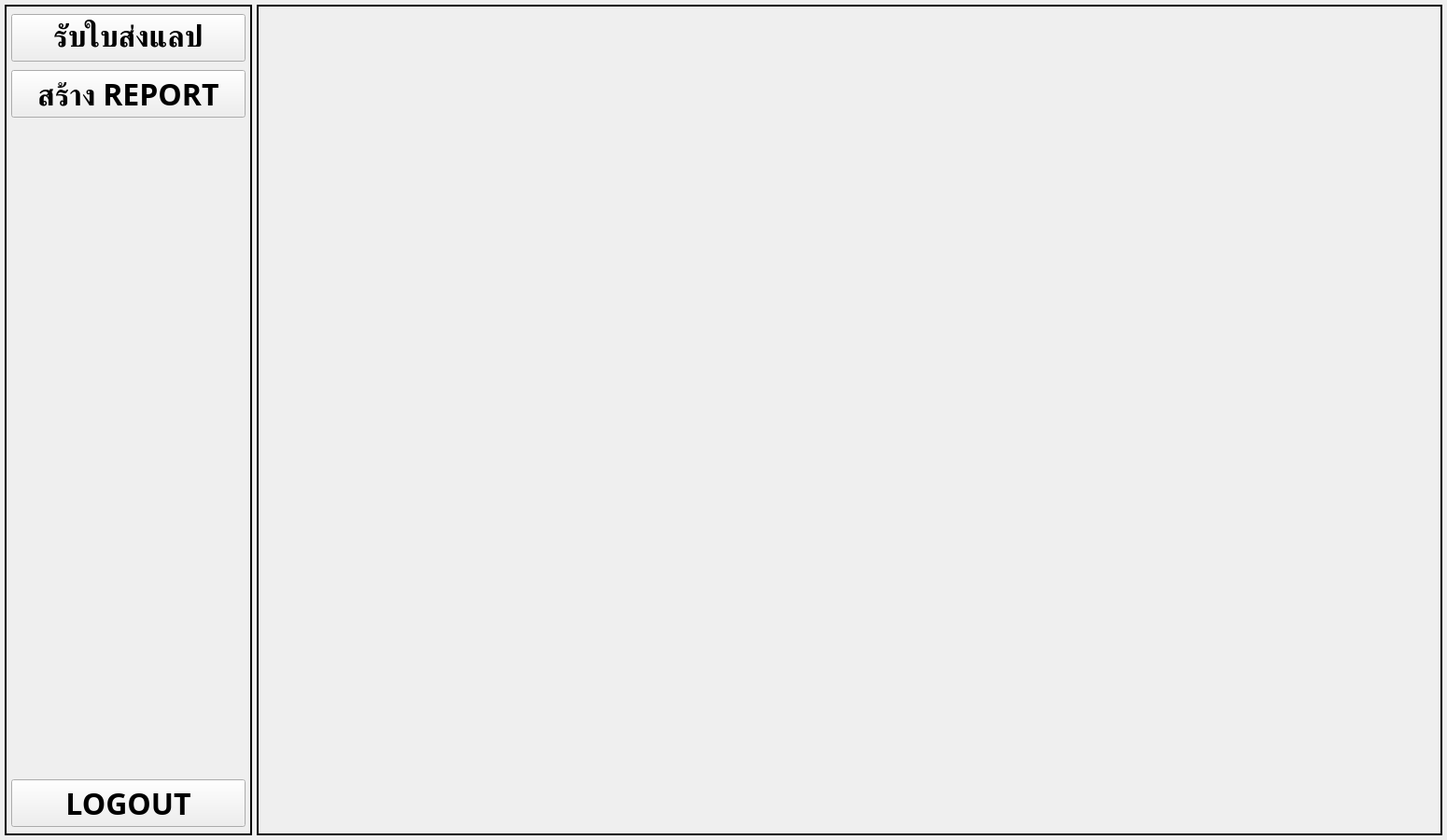
<?xml version="1.0" encoding="UTF-8"?>
<ui version="4.0">
 <class>MainWindow</class>
 <widget class="QMainWindow" name="MainWindow">
  <property name="geometry">
   <rect>
    <x>0</x>
    <y>0</y>
    <width>1550</width>
    <height>900</height>
   </rect>
  </property>
  <property name="minimumSize">
   <size>
    <width>1550</width>
    <height>900</height>
   </size>
  </property>
  <property name="maximumSize">
   <size>
    <width>1550</width>
    <height>900</height>
   </size>
  </property>
  <property name="windowTitle">
   <string>REPORT LAB</string>
  </property>
  <widget class="QWidget" name="centralwidget">
   <widget class="QFrame" name="frame">
    <property name="geometry">
     <rect>
      <x>5</x>
      <y>5</y>
      <width>265</width>
      <height>890</height>
     </rect>
    </property>
    <property name="frameShape">
     <enum>QFrame::Shape::Box</enum>
    </property>
    <property name="frameShadow">
     <enum>QFrame::Shadow::Plain</enum>
    </property>
    <property name="lineWidth">
     <number>2</number>
    </property>
    <widget class="QPushButton" name="register_new_customer_pushButton">
     <property name="geometry">
      <rect>
       <x>7</x>
       <y>10</y>
       <width>251</width>
       <height>51</height>
      </rect>
     </property>
     <property name="font">
      <font>
       <family>TH Niramit AS</family>
       <pointsize>24</pointsize>
       <bold>true</bold>
      </font>
     </property>
     <property name="text">
      <string>รับใบส่งแลป</string>
     </property>
    </widget>
    <widget class="QPushButton" name="new_work_pushButton">
     <property name="geometry">
      <rect>
       <x>7</x>
       <y>70</y>
       <width>251</width>
       <height>51</height>
      </rect>
     </property>
     <property name="font">
      <font>
       <family>TH Niramit AS</family>
       <pointsize>24</pointsize>
       <bold>true</bold>
      </font>
     </property>
     <property name="text">
      <string>สร้าง REPORT</string>
     </property>
    </widget>
    <widget class="QPushButton" name="logout_pushButton">
     <property name="geometry">
      <rect>
       <x>7</x>
       <y>830</y>
       <width>251</width>
       <height>51</height>
      </rect>
     </property>
     <property name="font">
      <font>
       <family>TH Niramit AS</family>
       <pointsize>24</pointsize>
       <bold>true</bold>
      </font>
     </property>
     <property name="text">
      <string>LOGOUT</string>
     </property>
    </widget>
   </widget>
   <widget class="QStackedWidget" name="stackedWidget">
    <property name="geometry">
     <rect>
      <x>275</x>
      <y>5</y>
      <width>1270</width>
      <height>890</height>
     </rect>
    </property>
    <property name="frameShape">
     <enum>QFrame::Shape::Box</enum>
    </property>
    <property name="lineWidth">
     <number>2</number>
    </property>
    <property name="currentIndex">
     <number>0</number>
    </property>
    <widget class="QWidget" name="register_new_customer_page"/>
    <widget class="QWidget" name="new_work_page"/>
   </widget>
  </widget>
 </widget>
 <resources/>
 <connections/>
</ui>
